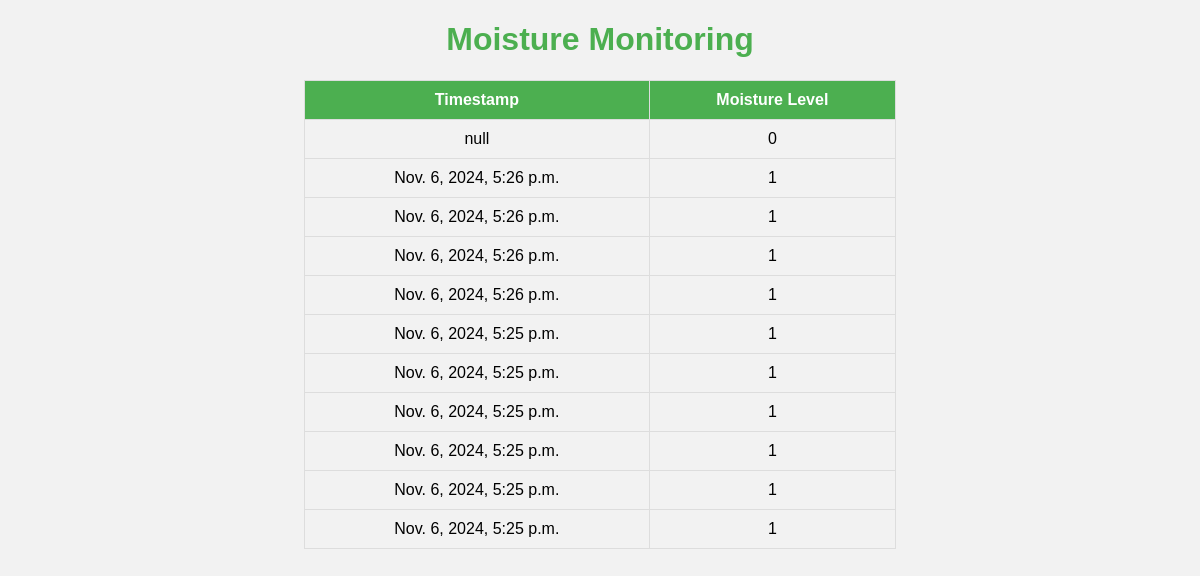
The app's page /moisture/ with its own data.
### moisture_monitor/models.py (models this page shows, shortened)
class MoistureReading(models.Model):
    timestamp = models.DateTimeField(auto_now_add=True)
    adc_value = models.IntegerField()

### moisture_monitor/views.py (the view)
# urls.py: path("", views.view_moisture, name="moisture_view"),  # Route for the landing page
def view_moisture(request):
    readings = MoistureReading.objects.order_by('-timestamp')[:10]
    return render(request, "moisture_monitor/moisture_view.html", {"readings": readings})

### moisture_monitor/templates/moisture_monitor/moisture_view.html (shortened to what this page needs)
<!DOCTYPE html>
<html lang="en">
<head>
    {% load static %}
    <link rel="stylesheet" href="{% static 'moisture_monitor/style.css' %}">
</head>
<body>
    <h1>Moisture Monitoring</h1>
    <table id="moistureTable">
        <thead>
            <tr>
                <th>Timestamp</th>
                <th>Moisture Level</th>
            </tr>
        </thead>
        <tbody>
            {% for reading in readings %}
            <tr>
                <td>{{ reading.timestamp }}</td>
                <td>{{ reading.adc_value }}</td>
            </tr>
            {% endfor %}
        </tbody>
    </table>
</body>
</html>

### moisture_monitor/static/moisture_monitor/style.css (style rules this page uses)
body { font-family: Arial, sans-serif; text-align: center; background-color: #f2f2f2; }
h1 { color: #4CAF50; }
table { width: 50%; margin: 20px auto; border-collapse: collapse; }
th, td { padding: 10px; border: 1px solid #ddd; }
th { background-color: #4CAF50; color: white; }

### records on screen
MoistureReading: timestamp "Nov. 6, 2024, 5:26 p.m.", adc_value "1"
MoistureReading: timestamp "Nov. 6, 2024, 5:26 p.m.", adc_value "1"
MoistureReading: timestamp "Nov. 6, 2024, 5:26 p.m.", adc_value "1"
MoistureReading: timestamp "Nov. 6, 2024, 5:26 p.m.", adc_value "1"
MoistureReading: timestamp "Nov. 6, 2024, 5:25 p.m.", adc_value "1"
MoistureReading: timestamp "Nov. 6, 2024, 5:25 p.m.", adc_value "1"
MoistureReading: timestamp "Nov. 6, 2024, 5:25 p.m.", adc_value "1"
MoistureReading: timestamp "Nov. 6, 2024, 5:25 p.m.", adc_value "1"
MoistureReading: timestamp "Nov. 6, 2024, 5:25 p.m.", adc_value "1"
MoistureReading: timestamp "Nov. 6, 2024, 5:25 p.m.", adc_value "1"
